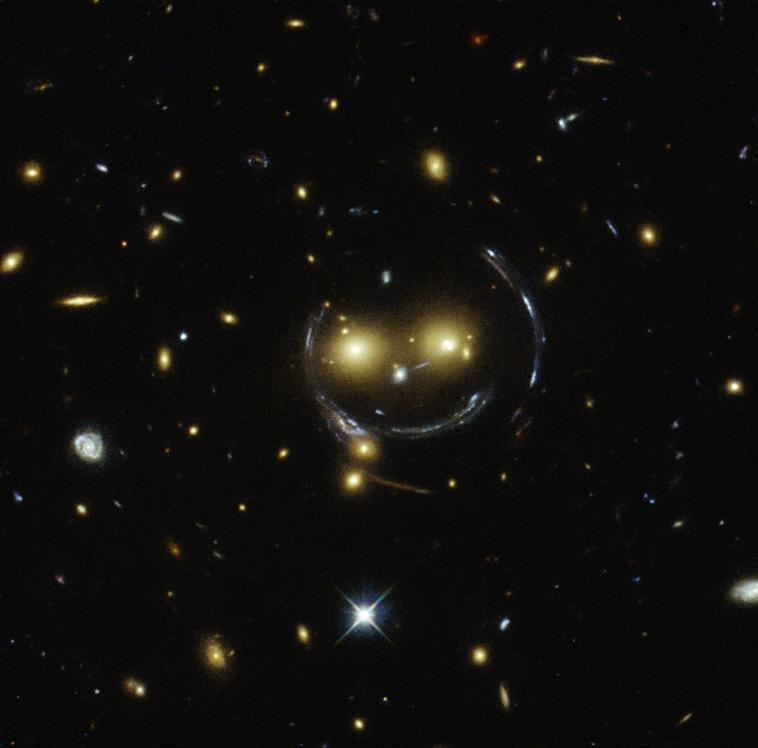
#> input picture opencv/deepspace2.jpg, 758 x 748 px
$ python orb2.py
#> lines starting #> are read from the running program, lines starting #| are printed output that depends on the picture; after the words box and inside, x2 and y2 are one past the last pixel; in counts of white or black regions, pixels touching at a corner belong together
import cv2
import numpy as np
# Reading an image
img_path = "deepspace2.jpg"
img = cv2.imread(img_path)
#> img is the input picture: shape (748, 758, 3); mean B, G, R 12.4, 14.5, 15.6
# Converting to grayscale
gray = cv2.cvtColor(img, cv2.COLOR_BGR2GRAY)  # Returns numpy array
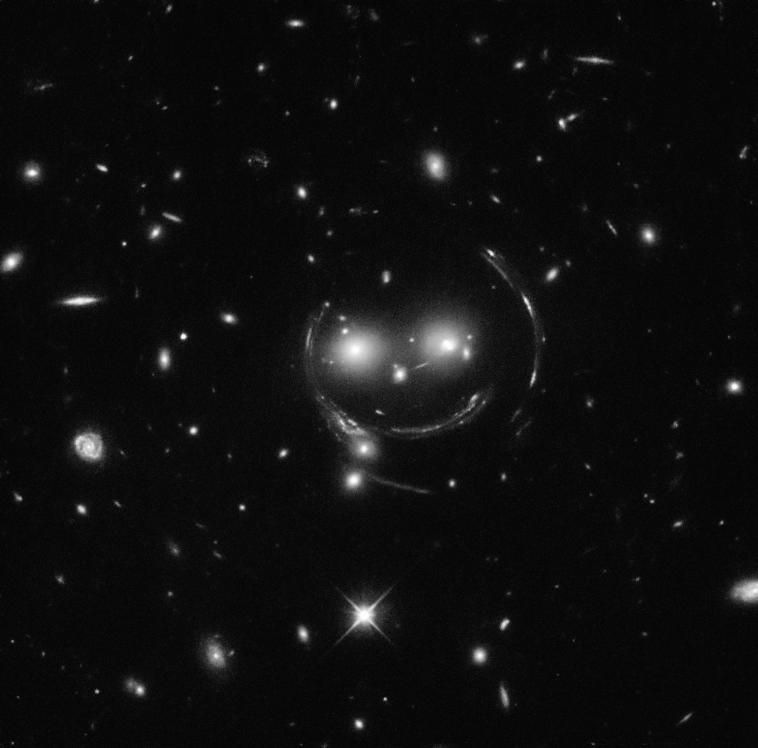
#> gray: shape (748, 758); min 0, max 255, mean 14.6
cv2.imshow("gray_img",gray)
# Applying Gaussian Blur
img2 = cv2.GaussianBlur(img, (5, 5), 0)  # Kernel size (5,5), standard deviation 0
gray_img2 = cv2.cvtColor(img2, cv2.COLOR_BGR2GRAY)
cv2.imshow("gaussian_blur",img2)
cv2.imshow("gaussian_blur_gray",gray_img2)
#removing noise
kernel = np.ones((3,3), np.uint8)
#kernel1 = np.ones((5,5), np.uint8)
eroded = cv2.erode(gray, kernel, iterations=1)
#eroded1 = cv2.erode(gray, kernel1, iterations=1)
cv2.imshow("rem_noise",eroded)
#cv2.imshow("rem_noise1",eroded1)
#tresholding
_,thresh = cv2.threshold(eroded, 150, 255, cv2.THRESH_BINARY)#to find boundary
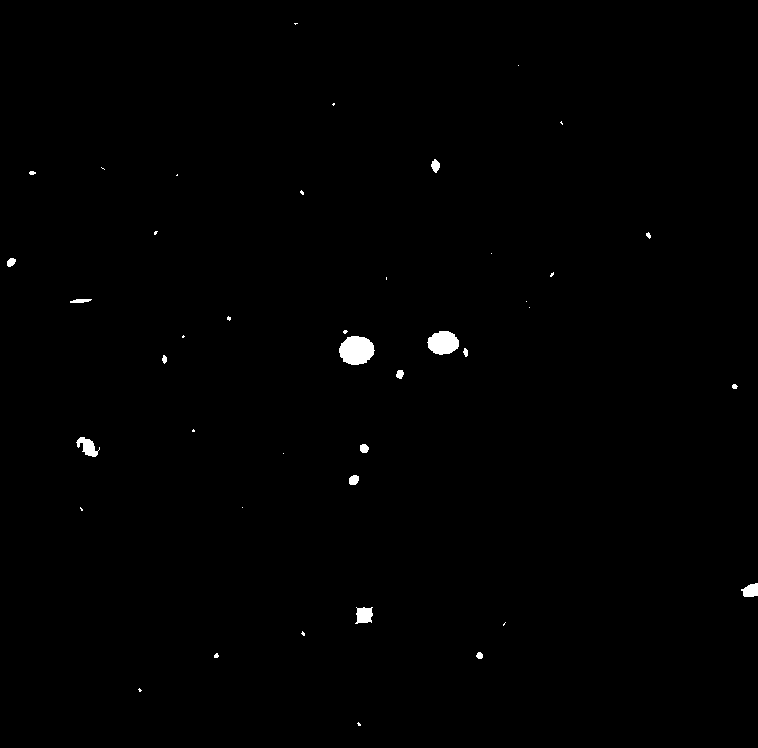
#> thresh: shape (748, 758); 0.49% white; 42 white regions (25 under 20 px), largest, box (x1, y1, x2, y2) and area: (339, 336, 375, 365) 800, (427, 331, 459, 355) 581, (76, 437, 100, 457) 248
cv2.imshow("thresholded_img",thresh)
#edge detection
# Step 3: Edge Detection using Canny with Otsu’s thresholding
high_thresh, _ = cv2.threshold(eroded, 0, 255, cv2.THRESH_OTSU)  # Otsu’s method
#> high_thresh = 61
low_thresh = 0.5 * high_thresh
#> low_thresh = 30.5
edges = cv2.Canny(thresh, 100, 200)  # Threshold values 100 and 200
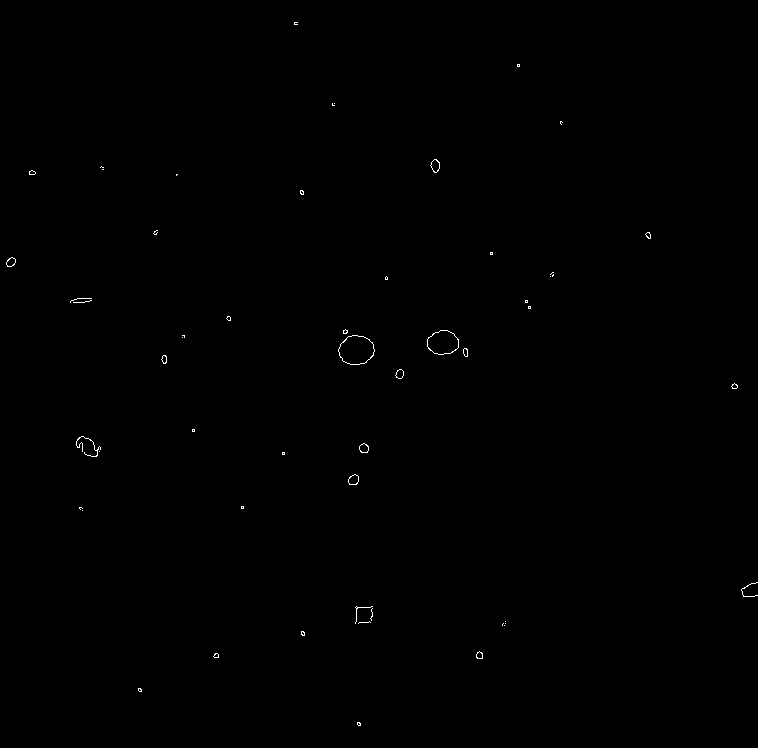
#> edges: shape (748, 758); 0.16% white in thin lines or dots
cv2.imshow("edge_detection",edges)
# Step 4: edge Detection using Hough Circle Transform
contours, hierarchy = cv2.findContours(edges,
    cv2.RETR_EXTERNAL, cv2.CHAIN_APPROX_NONE)
#> contours = 55 contours, 43 with area under 20; largest, box (x1, y1, x2, y2) and area: (338, 335, 375, 365) 802, (427, 330, 459, 355) 582, (430, 159, 440, 173) 83, (348, 474, 359, 485) 80, (359, 443, 369, 453) 66

cv2.drawContours(img, contours, -1, (0, 255, 0), 3)
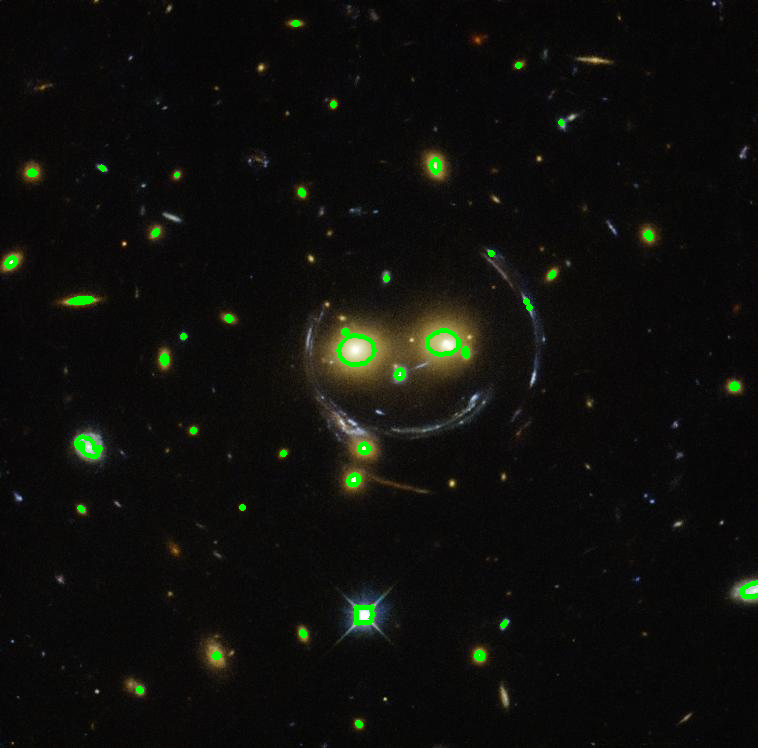
#> img: shape (748, 758, 3); 0.73% of pixels changed, all inside (x1, y1, x2, y2) = (4, 20, 758, 728)
cv2.imshow("final",img)

cv2.waitKey(0)
